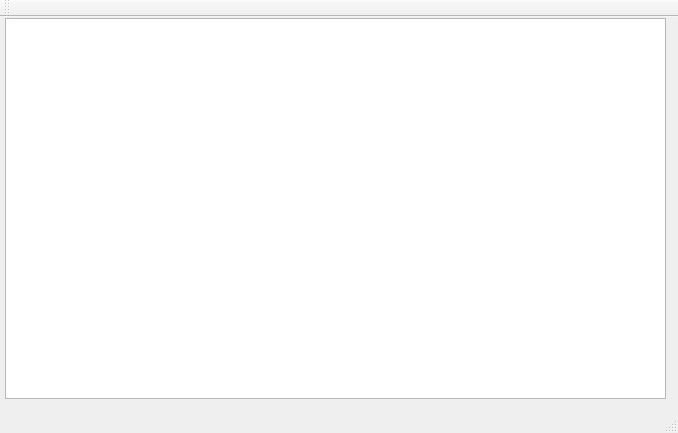
<?xml version="1.0" encoding="UTF-8"?>
<ui version="4.0">
 <class>MainWindow</class>
 <widget class="QMainWindow" name="MainWindow">
  <property name="geometry">
   <rect>
    <x>0</x>
    <y>0</y>
    <width>678</width>
    <height>433</height>
   </rect>
  </property>
  <property name="windowTitle">
   <string>MainWindow</string>
  </property>
  <widget class="QWidget" name="centralWidget">
   <widget class="QGraphicsView" name="graphicsView">
    <property name="geometry">
     <rect>
      <x>5</x>
      <y>1</y>
      <width>661</width>
      <height>381</height>
     </rect>
    </property>
   </widget>
  </widget>
  <widget class="QMenuBar" name="menuBar">
   <property name="geometry">
    <rect>
     <x>0</x>
     <y>0</y>
     <width>678</width>
     <height>21</height>
    </rect>
   </property>
  </widget>
  <widget class="QToolBar" name="mainToolBar">
   <attribute name="toolBarArea">
    <enum>TopToolBarArea</enum>
   </attribute>
   <attribute name="toolBarBreak">
    <bool>false</bool>
   </attribute>
  </widget>
  <widget class="QStatusBar" name="statusBar"/>
 </widget>
 <layoutdefault spacing="6" margin="11"/>
 <resources/>
 <connections/>
</ui>
